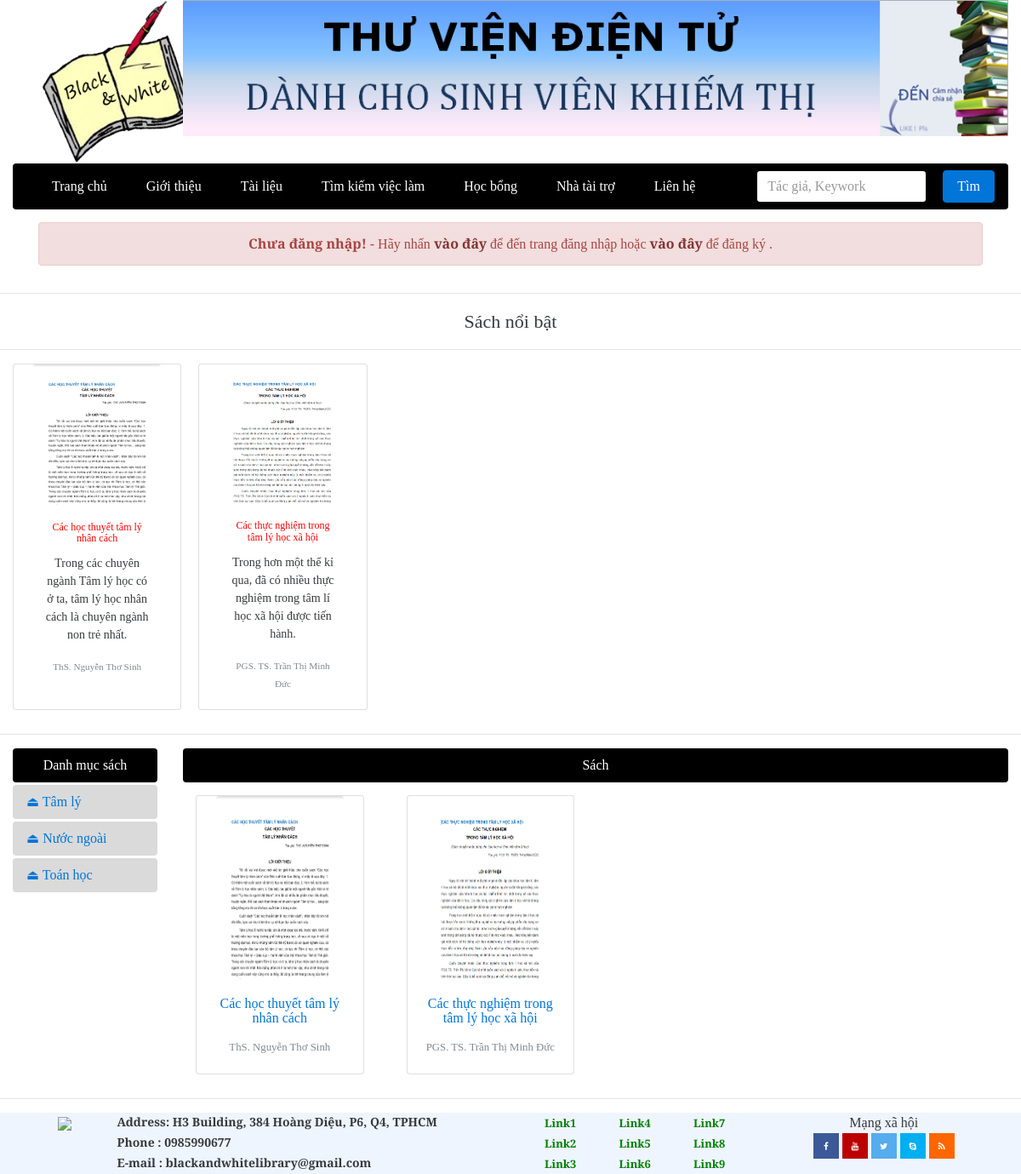
The page / on the database its author committed.
### tables this page shows
CREATE TABLE `books` (
  `bookid` int(100) NOT NULL,
  `bookname` varchar(255) NOT NULL,
  `author` int(100) NOT NULL,
  `nxb` varchar(255) DEFAULT NULL,
  `year` int(100) DEFAULT NULL,
  `filename` varchar(255) NOT NULL,
  `link` text NOT NULL,
  `des` text NOT NULL,
  `catid` int(10) NOT NULL,
  `spec` tinyint(1) NOT NULL,
  `credits` tinyint(1) NOT NULL COMMENT 'bản quyền'
);

CREATE TABLE `author` (
  `authorid` int(100) NOT NULL,
  `authorname` varchar(255) NOT NULL
);

CREATE TABLE `category` (
  `catid` int(10) NOT NULL,
  `catname` varchar(200) NOT NULL,
  `catnameseo` varchar(200) NOT NULL
);

### class/Db.class.php (called while the page is built, shortened)
<?php
class Db{
	private $conn = null;
	public function __construct()
	{
		$host ="mysql:host=". HOST."; dbname=". DB_NAME;
		try
		{
			$this->conn = new PDO($host, DB_USER, DB_PASS);
			$this->conn->query("set names 'utf8' ");
		}
		catch (PDOException $e)
		{
			echo "Không thể kết nối cơ sở dữ liệu";
		}
	}
	public function __destruct()
	{
		$this->conn = null;
	}
	private function query($sql, $arr = array(), $mode = PDO::FETCH_ASSOC)
	{
		$pre = $this->conn->prepare($sql);
		if(!$pre->execute($arr))
		{
			echo "Không thể thực thi"; exit;
		}
		return $pre->fetchAll($mode);
	}
	public function select($sql, $arr = array(), $mode = PDO::FETCH_ASSOC)
	{
		return $this->query($sql, $arr, $mode);
	}
}
?>

### include/content.php (the view)
<div class="col-sm-10">
    <nav class="navbar navbar-default navbar-fnt navbar-backgrnd menu-primary showcase">
    <center><div class="nav-link active" href="#"><span>Sách</span></div></center>
  </nav>
  <div class="row showcases">
    <div class="col-sm-12 text-sm-center">
      <div class="card-deck-wrapper">
        <div class="card-deck">
          <?php
            if(!isset($_GET['id'])){
            $sql = "SELECT * FROM books INNER JOIN author ON books.author = author.authorid WHERE credits =0";
            }
            else{
              $id = $_GET['id'];
              $sql = "SELECT * FROM books INNER JOIN author ON books.author = author.authorid WHERE credits =0 AND catid='$id'";
            }
            $obj = new Db();
            $rows = $obj->select($sql);
            foreach ($rows as $row) {
          ?>
          <div class="col-sm-3">
            <div class="card bookoject">
            <a href="index.php?page=xem-sach&idbook=<?php echo $row['bookid']; ?>"><img class="card-img-top" src="upload/<?php echo $row['filename'];?>" alt="<?php echo $row['des'];?>" width="150px"></a>
              <div class="card-block">
                <a href="index.php?page=xem-sach&idbook=<?php echo $row['bookid']; ?>"><h4 class="card-title"><?php echo $row['bookname'];?></h4></a>
                <p class="card-text"><small class="text-muted"><?php echo $row['authorname'];?></small></p>
              </div>
            </div>
          </div>
          <?php } ?>
        </div>
      </div>
    </div>
  </div>
</div>

### include/favorite.php
<hr>
<p class="display-4 text-sm-center">Sách nổi bật</p>
<hr>
<div class="container-fluid favorite">
  <div class="row">
      <div class="col-xs-12 text-sm-center">
        <div class="card-deck-wrapper">
          <div class="card-deck">
            <?php
            $sql = "SELECT * FROM books INNER JOIN author ON books.author = author.authorid WHERE spec = 1 AND credits =0";
            $obj = new Db();
            $rows = $obj->select($sql);
            foreach ($rows as $row) {
            ?>
            <div class="card col-sm-2">
              <img class="card-img-top" src="upload/<?php echo $row['filename'];?>" alt="<?php echo $row['des'];?>" width="150px">
              <div class="card-block">
                <h4 class="card-title"><?php echo $row['bookname'];?></h4>
                <p class="card-text"><?php echo $row['des'];?></p>
                <p class="card-text"><small class="text-muted"><?php echo $row['authorname'];?></small></p>
              </div>
            </div>
            <?php } ?>
          </div>
        </div>
      </div>
  </div>
</div>
<hr>

### include/leftmenu.php
<div class="col-sm-2 menu-left">
  <ul class="nav nav-pills nav-stacked">
    <li class="nav-item">
      <div href="#" class="nav-link active category">Danh mục sách</div>
    </li>
    <?php
    $sql = "SELECT * FROM category";
    $obj = new Db();
    $rows = $obj->select($sql);
    foreach ($rows as $row) {
    ?>
    <li class="nav-item">
       <a href="index.php?danh-muc=<?php echo $row['catnameseo']; ?>&id=<?php echo $row['catid']; ?>" class="nav-link"><span class="glyphicon glyphicon-th"></span>⏏ <?php echo $row['catname']; ?></a>
    </li>
    <?php } ?>
  </ul>
</div>

### style/style.css (style rules this page uses)
p.display-4.text-sm-center { font-size: 22px; }
.favorite p.card-text { font-size: 14px; }
.favorite h4.card-title { color: red; font-size: 12px; }
.showcase span { color: white; }
.showcases img.card-img-top { width: 150px; height: 215px; }
.nav-link.active.category { background-color: black; text-align: center; }
.menu-left a.nav-link { background-color: #dadada; font-weight: 500; }
h4.card-title { font-size: 16px; }
nav.navbar.navbar-default.navbar-fnt.navbar-backgrnd.menu-primary { margin-bottom: 15px; }
.navbar-default { background-color: #000; border-color: #030033; }
body { font-family: 'Prata', serif; }

### rows shown on the page
books: filename (picture), bookname "Các học thuyết tâm lý nhân cách", des "Trong các chuyên ngành Tâm lý học có ở ta, tâm lý học nhân cách là chuyên ngành non trẻ nhất.", author.authorname "ThS. Nguyễn Thơ Sinh"
books: filename (picture), bookname "Các thực nghiệm trong tâm lý học xã hội", des "Trong hơn một thể kỉ qua, đã có nhiều thực nghiệm trong tâm lí học xã hội được tiến hành.", author.authorname "PGS. TS. Trần Thị Minh Đức"
category: catname "Tâm lý"
category: catname "Nước ngoài"
category: catname "Toán học"
